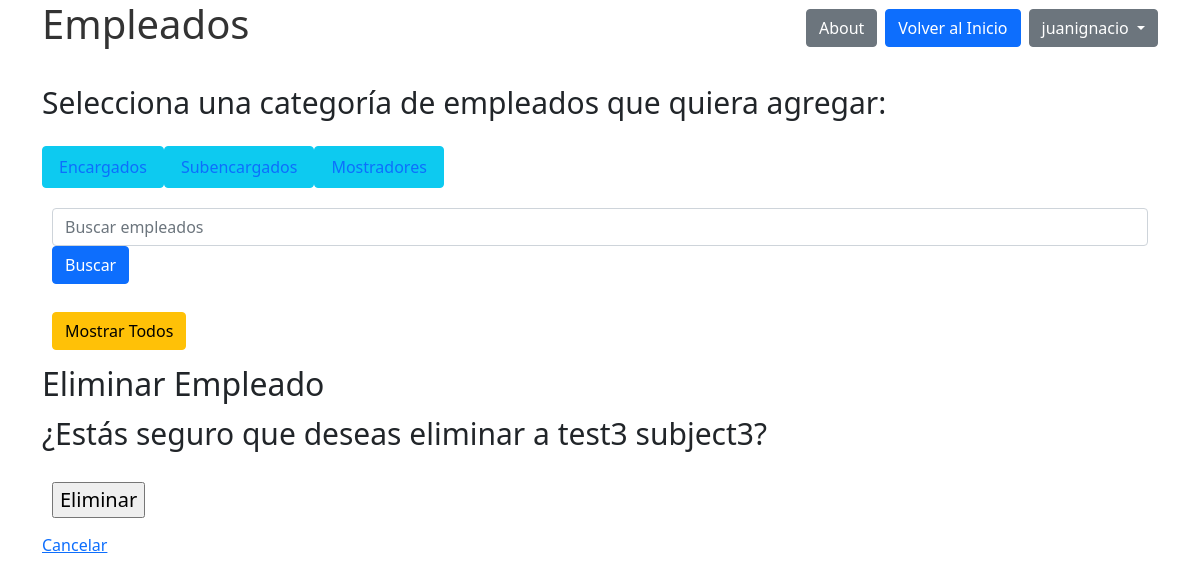
Before: /empleados/empleados/eliminar_empleado/22/ (signed in) with the older database file.
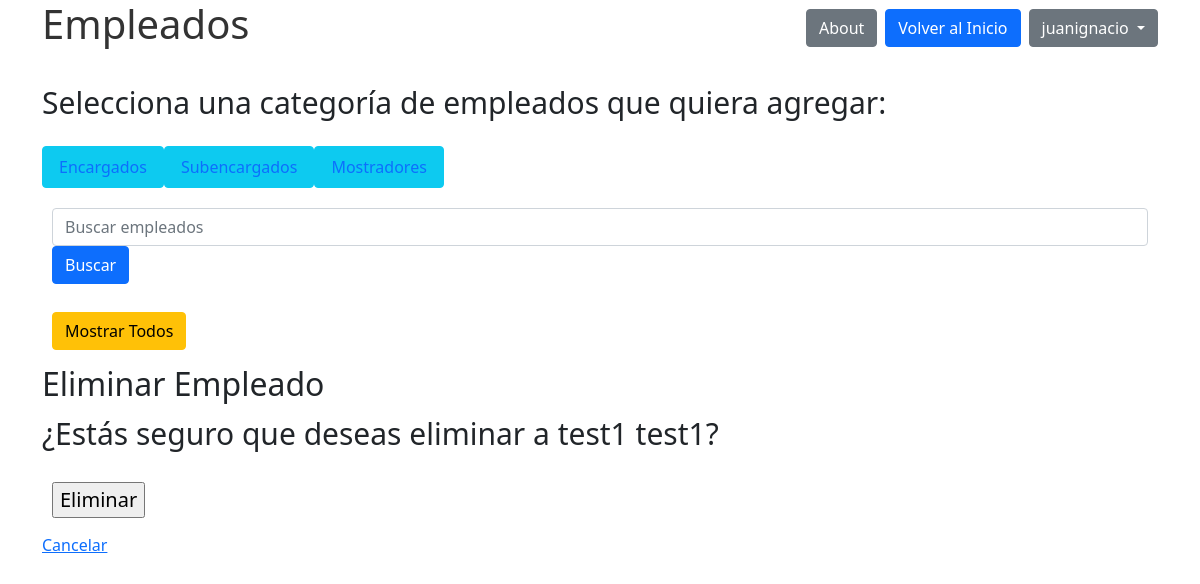
After: the same page with the newer database file.
### empleados/models.py (models this page shows)
class mostrador(models.Model):
    Nombre = models.CharField(max_length=64)
    Apellido = models.CharField(max_length=64)
    telefono = models.CharField(max_length=20)
    edad = models.IntegerField()
    email = models.EmailField()
    descripcion = models.CharField(max_length=100)
    empleo = models.CharField(max_length=64, default='mostrador')
    creador = models.ForeignKey(User, on_delete=models.SET_NULL, null=True)

class encargado(models.Model):
    Nombre = models.CharField(max_length=64)
    Apellido = models.CharField(max_length=64)
    telefono = models.CharField(max_length=20)
    edad = models.IntegerField()
    email = models.EmailField()
    descripcion = models.CharField(max_length=100)
    empleo = models.CharField(max_length=64, default='encargado')
    creador = models.ForeignKey(User, on_delete=models.SET_NULL, null=True)

### empleados/views.py (the view)
# urls.py: path('empleados/eliminar_empleado/<int:id>/', views.eliminar_empleado, name='eliminar_empleado'),
@login_required
def eliminar_empleado(request, id):
    empleado_eliminar = (
        encargado.objects.filter(id=id).first() or
        subencargado.objects.filter(id=id).first() or
        mostrador.objects.filter(id=id).first()
    )
    if request.method == "POST":
        if empleado_eliminar:
            empleado_eliminar.delete()
            return redirect('mostrarempleados')
    return render(request, 'eliminar_empleado.html', {'empleado': empleado_eliminar})

### empleados/templates de empleados/eliminar_empleado.html (shortened to what this page needs)
{% extends 'base.html' %}
{% block content %}
  <h2>Eliminar Empleado</h2>
  <p>¿Estás seguro que deseas eliminar a {{ empleado.Nombre }} {{ empleado.Apellido }}?</p>
  <form method="post">
    <input type="submit" value="Eliminar">
  </form>
  <a href="{% url 'mostrarempleados' %}">Cancelar</a>
{% endblock %}

Changed rows visible on the page:
removed mostrador: Nombre "test3", Apellido "subject3"
added encargado: Nombre "test1", Apellido "test1"
